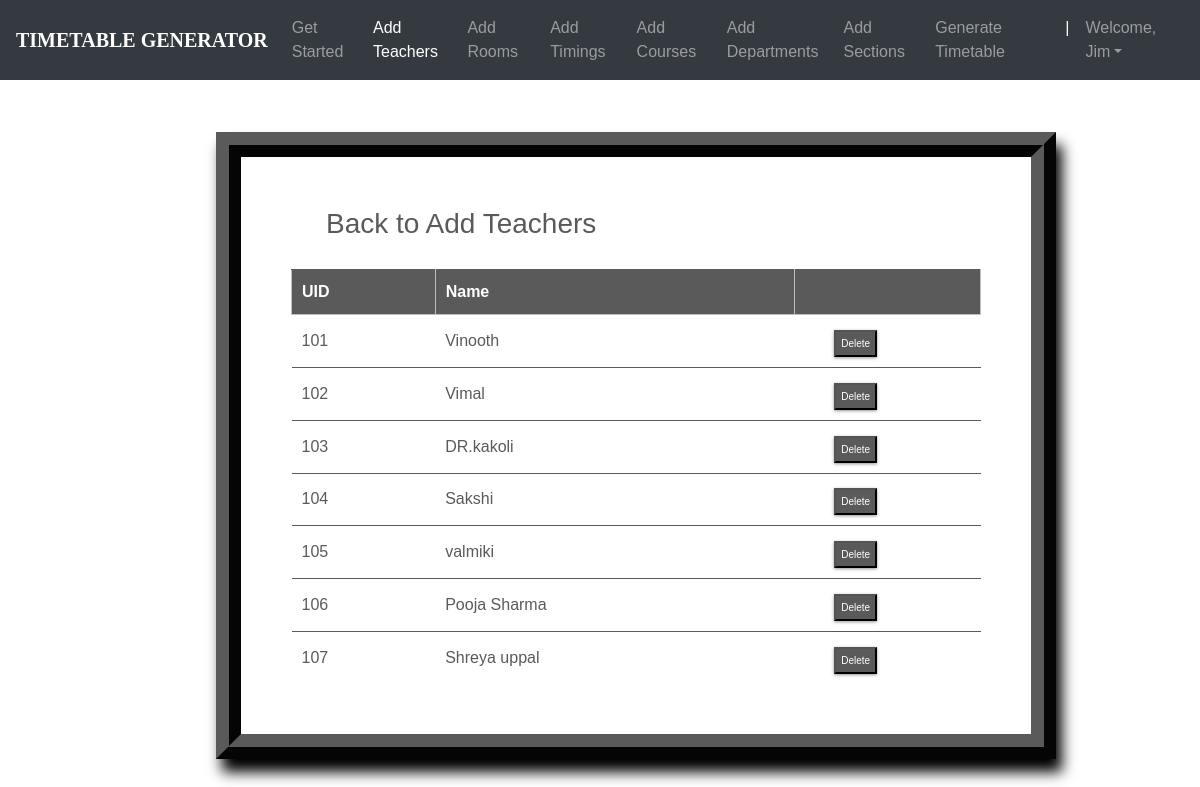
/teachers_list/ (signed in), run on the app's committed database.
### ttgen/models.py (models this page shows, shortened)
class Instructor(models.Model):
    uid = models.CharField(max_length=6)
    name = models.CharField(max_length=25)

### ttgen/views.py (the view)
# urls.py: path('teachers_list/', views.inst_list_view , name='editinstructor'),
@login_required
def inst_list_view(request):
    context = {
        'instructors': Instructor.objects.all()
    }
    return render(request, 'inslist.html', context)

### templates/inslist.html (shortened to what this page needs)
<!DOCTYPE html>
<html lang="en">
<head>
	<link rel="stylesheet" href="https://maxcdn.bootstrapcdn.com/bootstrap/4.0.0/css/bootstrap.min.css">
    <link rel="stylesheet" type="text/css" href="static/css/index.css">
</head>
<body>
        <header>
			<nav class="navbar navbar-expand-md navbar-dark fixed-top bg-dark">
                <a class="navbar-brand" href="#"><b>TIMETABLE GENERATOR</b></a>
                <div class="collapse navbar-collapse" id="navbarCollapse">
                    <ul class="navbar-nav ml-auto">
                    <li class="nav-item">
                        <a class="nav-link" href="{% url 'admindash' %}">Get Started</a>
                    </li>
                    <li class="nav-item active">
                        <a class="nav-link" href="{% url 'addInstructors' %}">Add Teachers</a>
                    </li>
                    <li class="nav-item">
                        <a class="nav-link" href="{% url 'addRooms' %}">Add Rooms</a>
                    </li>
                    <li class="nav-item">
		                <a class="nav-link" href="{% url 'addTimings' %}">Add Timings</a>
		            </li>
                    <li class="nav-item">
                        <a class="nav-link" href="{% url 'addCourses' %}">Add Courses</a>
                    </li>
                    <li class="nav-item">
			            <a class="nav-link" href="{% url 'addDepts' %}">Add Departments</a>
		            </li>
                    <li class="nav-item">
			            <a class="nav-link" href="{% url 'addSections' %}">Add Sections</a>
		            </li>
                    <li class="nav-item">
			            <a class="nav-link" href="{% url 'generate' %}">Generate Timetable</a>
		            </li>
                    <li class="nav-item active">
			            <a class="nav-link">|</a>
		            </li>
                    <li class="nav-item dropdown">
		                <a class="nav-link dropdown-toggle" href="#" id="dropdown03" data-toggle="dropdown" aria-haspopup="true" aria-expanded="false">Welcome, {{ user.first_name }}</a>
		            </li>
                    </ul>
                </div>
            </nav>
        </header><br><br>
        {% block content %}
        {% load static %}
<fieldset class="fieldset">
    <a href="{% url 'addInstructors'%}"><h1 class="tablink" onclick="openPage('new')" id="defaultOpen">Back to Add Teachers</h1></a>
    <div class="tabcontent" id="edit">
        <table class="table1">
            <thead>
            <tr class="table-headers">
            <th>UID</th>
            <th>Name</th>
            <th  class="empty"></th>
            </tr>
            </thead>
            <tbody>
            {% for inst in instructors %}
            <tr>
             <td>{{inst.uid}}</td>
             <td>{{inst.name}}</td>
             <td class="empty">
                <form action="{% url 'deleteinstructor' inst.id %}" method="post">
                        <input type="submit" value="Delete" class="cross">
                </form>
             </td>
             </tr>
            {% endfor %}
            </tbody>
        </table>
    </div>
</fieldset>
{% endblock %}

### static/css/index.css (style rules this page uses)
body { padding-top: 3rem; padding-bottom: 3rem; color: #5a5a5a; font-family: 'Poppins', sans-serif; overflow-x: hidden; }
nav { font-family: sans-serif; }
.navbar-brand { font-size: 20px; font-family: Georgia, 'Times New Roman', Times, serif; }

### templates/inslist.html (style rules this page uses)
nav { font-family: sans-serif; }
.navbar-brand { font-size: 20px; font-family: Georgia, 'Times New Roman', Times, serif; }
* { margin: 0; padding: 0; box-sizing: border-box; }
html { scroll-behavior: smooth; }
a { text-decoration:none; }
form { margin-top: 3%; margin-left: 18%; margin-right: 12%; }
fieldset h1 { color: #5a5a5a; padding-bottom: 20px; margin-left: 35px; display: inline-block; cursor: pointer; font-size: 28px; }
fieldset input { padding:8px; color: #938c8c }
.table2 td, th { border: 1px solid rgb(190,190,190); padding: 10px 20px; }
.table1 { width: 100%; border-collapse: collapse; text-align: left; overflow: hidden; }
.table1 td, th { border-top: 1px solid #5a5a5a; padding: 10px; }
.table1 th { background-color: #5a5a5a; color: #fff; }
.cross { font-size:10px; box-shadow: 0px 1px 3px 0px #9e9292; padding: 4px 5px; color: #fff; background-color: #5a5a5a; cursor: pointer; }
.fieldset { margin-top: 3%; margin-left: 18%; margin-right: 12%; padding: 50px; border-width: 25px; border-style: ridge; border-color: #5a5a5a; box-shadow: 6px 13px 13px 0px black; background-color: #fff; }

### data on the page
Instructor: uid "101", name "Vinooth"
Instructor: uid "102", name "Vimal"
Instructor: uid "103", name "DR.kakoli"
Instructor: uid "104", name "Sakshi"
Instructor: uid "105", name "valmiki"
Instructor: uid "106", name "Pooja Sharma"
Instructor: uid "107", name "Shreya uppal"

### other printed values
{{ user.first_name }} "Jim"
